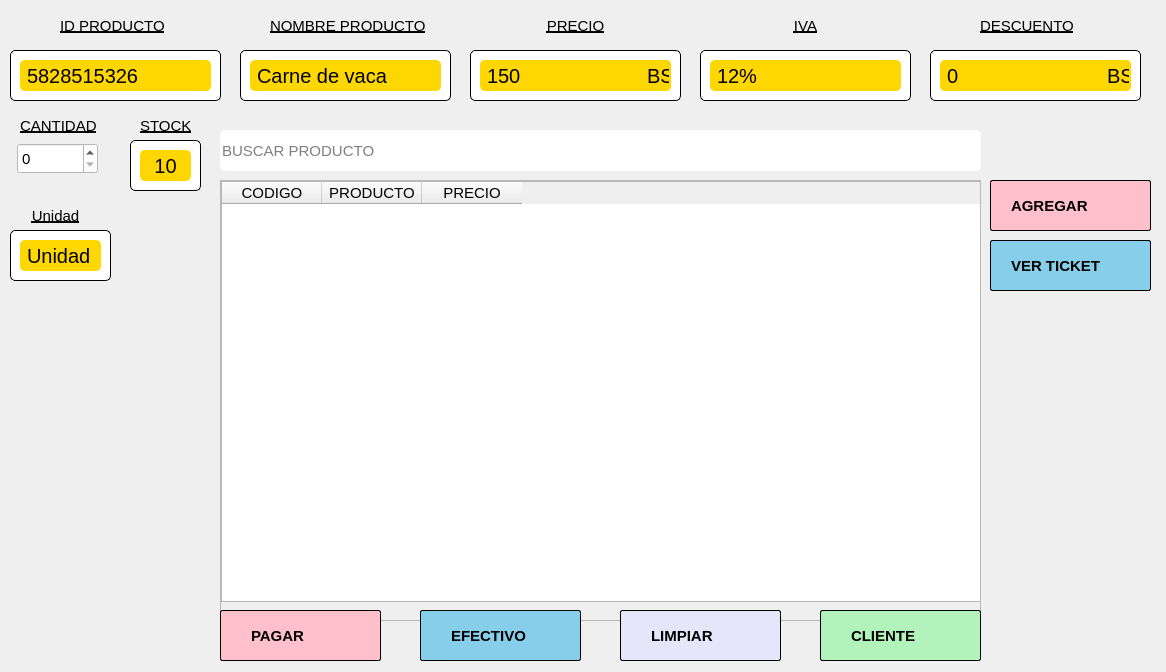
<?xml version="1.0" encoding="UTF-8"?>
<ui version="4.0">
 <class>Widget</class>
 <widget class="QWidget" name="Widget">
  <property name="geometry">
   <rect>
    <x>0</x>
    <y>0</y>
    <width>1166</width>
    <height>672</height>
   </rect>
  </property>
  <property name="windowTitle">
   <string>Widget</string>
  </property>
  <property name="styleSheet">
   <string notr="true">font-size:15px</string>
  </property>
  <widget class="QScrollArea" name="scrollArea">
   <property name="geometry">
    <rect>
     <x>220</x>
     <y>180</y>
     <width>761</width>
     <height>441</height>
    </rect>
   </property>
   <property name="widgetResizable">
    <bool>true</bool>
   </property>
   <widget class="QWidget" name="scrollAreaWidgetContents">
    <property name="geometry">
     <rect>
      <x>0</x>
      <y>0</y>
      <width>759</width>
      <height>439</height>
     </rect>
    </property>
    <widget class="QTableWidget" name="tableWidget">
     <property name="geometry">
      <rect>
       <x>0</x>
       <y>0</y>
       <width>771</width>
       <height>421</height>
      </rect>
     </property>
     <column>
      <property name="text">
       <string>CODIGO</string>
      </property>
     </column>
     <column>
      <property name="text">
       <string>PRODUCTO</string>
      </property>
     </column>
     <column>
      <property name="text">
       <string>PRECIO</string>
      </property>
     </column>
    </widget>
   </widget>
  </widget>
  <widget class="QPushButton" name="pushButton">
   <property name="geometry">
    <rect>
     <x>220</x>
     <y>610</y>
     <width>161</width>
     <height>51</height>
    </rect>
   </property>
   <property name="font">
    <font>
     <pointsize>-1</pointsize>
     <bold>true</bold>
    </font>
   </property>
   <property name="styleSheet">
    <string notr="true">border:1px solid black;
background: #FFC0CB;
border-radius:2px;
text-align:left;
padding-left:30px</string>
   </property>
   <property name="text">
    <string>PAGAR</string>
   </property>
  </widget>
  <widget class="QFrame" name="frame_2">
   <property name="geometry">
    <rect>
     <x>10</x>
     <y>50</y>
     <width>211</width>
     <height>51</height>
    </rect>
   </property>
   <property name="styleSheet">
    <string notr="true">QFrame {
    border: 1px solid black;  /* Borde para el QFrame */
    background-color: white;  /* Fondo para el QFrame */
	border-radius:5px;
}
QLabel {
    border: 2px solid #FFD700;  /* Elimina el borde del QLabel */
    background-color: #FFD700;  /* Fondo transparente */
	border-radius:5px;
	font-size:20px
}</string>
   </property>
   <property name="frameShape">
    <enum>QFrame::Shape::StyledPanel</enum>
   </property>
   <property name="frameShadow">
    <enum>QFrame::Shadow::Raised</enum>
   </property>
   <widget class="QLabel" name="label">
    <property name="geometry">
     <rect>
      <x>10</x>
      <y>10</y>
      <width>191</width>
      <height>31</height>
     </rect>
    </property>
    <property name="text">
     <string>5828515326</string>
    </property>
   </widget>
  </widget>
  <widget class="QLabel" name="label_3">
   <property name="geometry">
    <rect>
     <x>60</x>
     <y>10</y>
     <width>111</width>
     <height>31</height>
    </rect>
   </property>
   <property name="styleSheet">
    <string notr="true">text-decoration:underline;
font: 600 12pt &quot;Segoe UI&quot;;</string>
   </property>
   <property name="text">
    <string>ID PRODUCTO</string>
   </property>
  </widget>
  <widget class="QFrame" name="frame_3">
   <property name="geometry">
    <rect>
     <x>240</x>
     <y>50</y>
     <width>211</width>
     <height>51</height>
    </rect>
   </property>
   <property name="styleSheet">
    <string notr="true">QFrame {
    border: 1px solid black;  /* Borde para el QFrame */
    background-color: white;  /* Fondo para el QFrame */
	border-radius:5px;
}
QLabel {
    border: 2px solid #FFD700;  /* Elimina el borde del QLabel */
    background-color: #FFD700;  /* Fondo transparente */
	border-radius:5px;
	font-size:20px
}</string>
   </property>
   <property name="frameShape">
    <enum>QFrame::Shape::StyledPanel</enum>
   </property>
   <property name="frameShadow">
    <enum>QFrame::Shadow::Raised</enum>
   </property>
   <widget class="QLabel" name="label_4">
    <property name="geometry">
     <rect>
      <x>10</x>
      <y>10</y>
      <width>191</width>
      <height>31</height>
     </rect>
    </property>
    <property name="text">
     <string>Carne de vaca</string>
    </property>
   </widget>
  </widget>
  <widget class="QLabel" name="label_6">
   <property name="geometry">
    <rect>
     <x>270</x>
     <y>10</y>
     <width>161</width>
     <height>31</height>
    </rect>
   </property>
   <property name="styleSheet">
    <string notr="true">text-decoration:underline;
font: 600 12pt &quot;Segoe UI&quot;;</string>
   </property>
   <property name="text">
    <string>NOMBRE PRODUCTO</string>
   </property>
  </widget>
  <widget class="QFrame" name="frame_4">
   <property name="geometry">
    <rect>
     <x>470</x>
     <y>50</y>
     <width>211</width>
     <height>51</height>
    </rect>
   </property>
   <property name="styleSheet">
    <string notr="true">QFrame {
    border: 1px solid black;  /* Borde para el QFrame */
    background-color: white;  /* Fondo para el QFrame */
	border-radius:5px;
}
QLabel {
    border: 2px solid #FFD700;  /* Elimina el borde del QLabel */
    background-color: #FFD700;  /* Fondo transparente */
	border-radius:5px;
	font-size:20px
}</string>
   </property>
   <property name="frameShape">
    <enum>QFrame::Shape::StyledPanel</enum>
   </property>
   <property name="frameShadow">
    <enum>QFrame::Shadow::Raised</enum>
   </property>
   <widget class="QLabel" name="label_7">
    <property name="geometry">
     <rect>
      <x>10</x>
      <y>10</y>
      <width>191</width>
      <height>31</height>
     </rect>
    </property>
    <property name="text">
     <string>150</string>
    </property>
   </widget>
   <widget class="QLabel" name="label_8">
    <property name="geometry">
     <rect>
      <x>170</x>
      <y>10</y>
      <width>31</width>
      <height>31</height>
     </rect>
    </property>
    <property name="text">
     <string>BS</string>
    </property>
   </widget>
  </widget>
  <widget class="QLabel" name="label_9">
   <property name="geometry">
    <rect>
     <x>520</x>
     <y>10</y>
     <width>111</width>
     <height>31</height>
    </rect>
   </property>
   <property name="styleSheet">
    <string notr="true">text-decoration:underline;
font: 600 12pt &quot;Segoe UI&quot;;</string>
   </property>
   <property name="text">
    <string>PRECIO</string>
   </property>
   <property name="alignment">
    <set>Qt::AlignmentFlag::AlignCenter</set>
   </property>
  </widget>
  <widget class="QSpinBox" name="spinBox">
   <property name="geometry">
    <rect>
     <x>17</x>
     <y>143</y>
     <width>81</width>
     <height>31</height>
    </rect>
   </property>
   <property name="styleSheet">
    <string notr="true">background-color: rgb(255, 255, 255);</string>
   </property>
  </widget>
  <widget class="QLabel" name="label_10">
   <property name="geometry">
    <rect>
     <x>20</x>
     <y>110</y>
     <width>101</width>
     <height>31</height>
    </rect>
   </property>
   <property name="styleSheet">
    <string notr="true">text-decoration:underline;
font: 600 12pt &quot;Segoe UI&quot;;</string>
   </property>
   <property name="text">
    <string>CANTIDAD</string>
   </property>
  </widget>
  <widget class="QFrame" name="frame_5">
   <property name="geometry">
    <rect>
     <x>130</x>
     <y>140</y>
     <width>71</width>
     <height>51</height>
    </rect>
   </property>
   <property name="styleSheet">
    <string notr="true">QFrame {
    border: 1px solid black;  /* Borde para el QFrame */
    background-color: white;  /* Fondo para el QFrame */
	border-radius:5px;
}
QLabel {
    border: 2px solid #FFD700;  /* Elimina el borde del QLabel */
    background-color: #FFD700;  /* Fondo transparente */
	border-radius:5px;
	font-size:20px
}</string>
   </property>
   <property name="frameShape">
    <enum>QFrame::Shape::StyledPanel</enum>
   </property>
   <property name="frameShadow">
    <enum>QFrame::Shadow::Raised</enum>
   </property>
   <widget class="QLabel" name="label_11">
    <property name="geometry">
     <rect>
      <x>10</x>
      <y>10</y>
      <width>51</width>
      <height>31</height>
     </rect>
    </property>
    <property name="text">
     <string>10</string>
    </property>
    <property name="alignment">
     <set>Qt::AlignmentFlag::AlignCenter</set>
    </property>
   </widget>
  </widget>
  <widget class="QLabel" name="label_13">
   <property name="geometry">
    <rect>
     <x>140</x>
     <y>110</y>
     <width>51</width>
     <height>31</height>
    </rect>
   </property>
   <property name="styleSheet">
    <string notr="true">text-decoration:underline;
font: 600 12pt &quot;Segoe UI&quot;;</string>
   </property>
   <property name="text">
    <string>STOCK</string>
   </property>
  </widget>
  <widget class="QLineEdit" name="lineEdit">
   <property name="geometry">
    <rect>
     <x>220</x>
     <y>130</y>
     <width>761</width>
     <height>41</height>
    </rect>
   </property>
   <property name="styleSheet">
    <string notr="true">border-radius:5px;</string>
   </property>
   <property name="placeholderText">
    <string>BUSCAR PRODUCTO</string>
   </property>
  </widget>
  <widget class="QPushButton" name="pushButton_2">
   <property name="geometry">
    <rect>
     <x>920</x>
     <y>130</y>
     <width>51</width>
     <height>41</height>
    </rect>
   </property>
   <property name="styleSheet">
    <string notr="true">border:none</string>
   </property>
   <property name="text">
    <string/>
   </property>
   <property name="icon">
    <iconset resource="iconos_facturacion/iconos.qrc">
     <normaloff>:/xy/borrador-borrar.png</normaloff>:/xy/borrador-borrar.png</iconset>
   </property>
   <property name="iconSize">
    <size>
     <width>45</width>
     <height>45</height>
    </size>
   </property>
  </widget>
  <widget class="QLabel" name="label_14">
   <property name="geometry">
    <rect>
     <x>320</x>
     <y>620</y>
     <width>31</width>
     <height>31</height>
    </rect>
   </property>
   <property name="styleSheet">
    <string notr="true">border-image: url(:/xy/mano.png);</string>
   </property>
   <property name="text">
    <string/>
   </property>
  </widget>
  <widget class="QPushButton" name="pushButton_3">
   <property name="geometry">
    <rect>
     <x>420</x>
     <y>610</y>
     <width>161</width>
     <height>51</height>
    </rect>
   </property>
   <property name="font">
    <font>
     <pointsize>-1</pointsize>
     <bold>true</bold>
    </font>
   </property>
   <property name="styleSheet">
    <string notr="true">border:1px solid black;
background: #87CEEB;
border-radius:2px;
text-align:left;
padding-left:30px</string>
   </property>
   <property name="text">
    <string>EFECTIVO</string>
   </property>
  </widget>
  <widget class="QPushButton" name="pushButton_4">
   <property name="geometry">
    <rect>
     <x>820</x>
     <y>610</y>
     <width>161</width>
     <height>51</height>
    </rect>
   </property>
   <property name="font">
    <font>
     <pointsize>-1</pointsize>
     <bold>true</bold>
    </font>
   </property>
   <property name="styleSheet">
    <string notr="true">border:1px solid black;
background: #B2F2BB;
border-radius:2px;
text-align:left;
padding-left:30px</string>
   </property>
   <property name="text">
    <string>CLIENTE</string>
   </property>
  </widget>
  <widget class="QPushButton" name="pushButton_5">
   <property name="geometry">
    <rect>
     <x>620</x>
     <y>610</y>
     <width>161</width>
     <height>51</height>
    </rect>
   </property>
   <property name="font">
    <font>
     <pointsize>-1</pointsize>
     <bold>true</bold>
    </font>
   </property>
   <property name="styleSheet">
    <string notr="true">border:1px solid black;
background: #E6E6FA;
border-radius:2px;
text-align:left;
padding-left:30px</string>
   </property>
   <property name="text">
    <string>LIMPIAR</string>
   </property>
  </widget>
  <widget class="QLabel" name="label_15">
   <property name="geometry">
    <rect>
     <x>530</x>
     <y>620</y>
     <width>31</width>
     <height>31</height>
    </rect>
   </property>
   <property name="styleSheet">
    <string notr="true">border-image: url(:/xy/caja-registradora.png);</string>
   </property>
   <property name="text">
    <string/>
   </property>
  </widget>
  <widget class="QLabel" name="label_16">
   <property name="geometry">
    <rect>
     <x>730</x>
     <y>620</y>
     <width>41</width>
     <height>31</height>
    </rect>
   </property>
   <property name="styleSheet">
    <string notr="true">border-image: url(:/xy/escoba.png);</string>
   </property>
   <property name="text">
    <string/>
   </property>
  </widget>
  <widget class="QLabel" name="label_17">
   <property name="geometry">
    <rect>
     <x>930</x>
     <y>620</y>
     <width>41</width>
     <height>31</height>
    </rect>
   </property>
   <property name="styleSheet">
    <string notr="true">border-image: url(:/xy/nueva-cuenta.png);</string>
   </property>
   <property name="text">
    <string/>
   </property>
  </widget>
  <widget class="QLabel" name="label_18">
   <property name="geometry">
    <rect>
     <x>750</x>
     <y>10</y>
     <width>111</width>
     <height>31</height>
    </rect>
   </property>
   <property name="styleSheet">
    <string notr="true">text-decoration:underline;
font: 600 12pt &quot;Segoe UI&quot;;</string>
   </property>
   <property name="text">
    <string>IVA</string>
   </property>
   <property name="alignment">
    <set>Qt::AlignmentFlag::AlignCenter</set>
   </property>
  </widget>
  <widget class="QFrame" name="frame_6">
   <property name="geometry">
    <rect>
     <x>700</x>
     <y>50</y>
     <width>211</width>
     <height>51</height>
    </rect>
   </property>
   <property name="styleSheet">
    <string notr="true">QFrame {
    border: 1px solid black;  /* Borde para el QFrame */
    background-color: white;  /* Fondo para el QFrame */
	border-radius:5px;
}
QLabel {
    border: 2px solid #FFD700;  /* Elimina el borde del QLabel */
    background-color: #FFD700;  /* Fondo transparente */
	border-radius:5px;
	font-size:20px
}</string>
   </property>
   <property name="frameShape">
    <enum>QFrame::Shape::StyledPanel</enum>
   </property>
   <property name="frameShadow">
    <enum>QFrame::Shadow::Raised</enum>
   </property>
   <widget class="QLabel" name="label_19">
    <property name="geometry">
     <rect>
      <x>10</x>
      <y>10</y>
      <width>191</width>
      <height>31</height>
     </rect>
    </property>
    <property name="text">
     <string>12%</string>
    </property>
   </widget>
  </widget>
  <widget class="QLabel" name="label_21">
   <property name="geometry">
    <rect>
     <x>980</x>
     <y>10</y>
     <width>111</width>
     <height>31</height>
    </rect>
   </property>
   <property name="styleSheet">
    <string notr="true">text-decoration:underline;
font: 600 12pt &quot;Segoe UI&quot;;</string>
   </property>
   <property name="text">
    <string>DESCUENTO</string>
   </property>
  </widget>
  <widget class="QFrame" name="frame_7">
   <property name="geometry">
    <rect>
     <x>930</x>
     <y>50</y>
     <width>211</width>
     <height>51</height>
    </rect>
   </property>
   <property name="styleSheet">
    <string notr="true">QFrame {
    border: 1px solid black;  /* Borde para el QFrame */
    background-color: white;  /* Fondo para el QFrame */
	border-radius:5px;
}
QLabel {
    border: 2px solid #FFD700;  /* Elimina el borde del QLabel */
    background-color: #FFD700;  /* Fondo transparente */
	border-radius:5px;
	font-size:20px
}</string>
   </property>
   <property name="frameShape">
    <enum>QFrame::Shape::StyledPanel</enum>
   </property>
   <property name="frameShadow">
    <enum>QFrame::Shadow::Raised</enum>
   </property>
   <widget class="QLabel" name="label_22">
    <property name="geometry">
     <rect>
      <x>10</x>
      <y>10</y>
      <width>191</width>
      <height>31</height>
     </rect>
    </property>
    <property name="text">
     <string>0</string>
    </property>
   </widget>
   <widget class="QLabel" name="label_23">
    <property name="geometry">
     <rect>
      <x>170</x>
      <y>10</y>
      <width>31</width>
      <height>31</height>
     </rect>
    </property>
    <property name="text">
     <string>BS</string>
    </property>
   </widget>
  </widget>
  <widget class="QFrame" name="frame_8">
   <property name="geometry">
    <rect>
     <x>10</x>
     <y>230</y>
     <width>101</width>
     <height>51</height>
    </rect>
   </property>
   <property name="styleSheet">
    <string notr="true">QFrame {
    border: 1px solid black;  /* Borde para el QFrame */
    background-color: white;  /* Fondo para el QFrame */
	border-radius:5px;
}
QLabel {
    border: 2px solid #FFD700;  /* Elimina el borde del QLabel */
    background-color: #FFD700;  /* Fondo transparente */
	border-radius:5px;
	font-size:20px
}</string>
   </property>
   <property name="frameShape">
    <enum>QFrame::Shape::StyledPanel</enum>
   </property>
   <property name="frameShadow">
    <enum>QFrame::Shadow::Raised</enum>
   </property>
   <widget class="QLabel" name="label_20">
    <property name="geometry">
     <rect>
      <x>170</x>
      <y>10</y>
      <width>31</width>
      <height>31</height>
     </rect>
    </property>
    <property name="text">
     <string>BS</string>
    </property>
   </widget>
   <widget class="QLabel" name="label_24">
    <property name="geometry">
     <rect>
      <x>10</x>
      <y>10</y>
      <width>81</width>
      <height>31</height>
     </rect>
    </property>
    <property name="text">
     <string>Unidad</string>
    </property>
   </widget>
  </widget>
  <widget class="QLabel" name="label_25">
   <property name="geometry">
    <rect>
     <x>20</x>
     <y>200</y>
     <width>71</width>
     <height>31</height>
    </rect>
   </property>
   <property name="styleSheet">
    <string notr="true">text-decoration:underline;
font: 600 12pt &quot;Segoe UI&quot;;</string>
   </property>
   <property name="text">
    <string>Unidad</string>
   </property>
   <property name="alignment">
    <set>Qt::AlignmentFlag::AlignCenter</set>
   </property>
  </widget>
  <widget class="QPushButton" name="pushButton_6">
   <property name="geometry">
    <rect>
     <x>990</x>
     <y>180</y>
     <width>161</width>
     <height>51</height>
    </rect>
   </property>
   <property name="font">
    <font>
     <pointsize>-1</pointsize>
     <bold>true</bold>
    </font>
   </property>
   <property name="styleSheet">
    <string notr="true">border:1px solid black;
background:  #FFC0CB;
border-radius:2px;
text-align:left;
padding-left:20px</string>
   </property>
   <property name="text">
    <string>AGREGAR</string>
   </property>
  </widget>
  <widget class="QPushButton" name="pushButton_7">
   <property name="geometry">
    <rect>
     <x>990</x>
     <y>240</y>
     <width>161</width>
     <height>51</height>
    </rect>
   </property>
   <property name="font">
    <font>
     <pointsize>-1</pointsize>
     <bold>true</bold>
    </font>
   </property>
   <property name="styleSheet">
    <string notr="true">border:1px solid black;
background: #87CEEB;
border-radius:2px;
text-align:left;
padding-left:20px</string>
   </property>
   <property name="text">
    <string>VER TICKET</string>
   </property>
  </widget>
  <widget class="QLabel" name="label_2">
   <property name="geometry">
    <rect>
     <x>1110</x>
     <y>190</y>
     <width>31</width>
     <height>31</height>
    </rect>
   </property>
   <property name="styleSheet">
    <string notr="true">border-image: url(:/xy/mas.png);</string>
   </property>
   <property name="text">
    <string/>
   </property>
  </widget>
  <widget class="QLabel" name="label_5">
   <property name="geometry">
    <rect>
     <x>1108</x>
     <y>250</y>
     <width>41</width>
     <height>31</height>
    </rect>
   </property>
   <property name="styleSheet">
    <string notr="true">border-image: url(:/xy/boleto.png);</string>
   </property>
   <property name="text">
    <string/>
   </property>
  </widget>
 </widget>
 <resources>
  <include location="iconos_facturacion/iconos.qrc"/>
 </resources>
 <connections/>
</ui>
